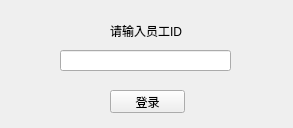
<?xml version="1.0" encoding="UTF-8"?>
<ui version="4.0">
 <class>login</class>
 <widget class="QWidget" name="login">
  <property name="geometry">
   <rect>
    <x>0</x>
    <y>0</y>
    <width>293</width>
    <height>128</height>
   </rect>
  </property>
  <property name="windowTitle">
   <string>Form</string>
  </property>
  <widget class="QLabel" name="label">
   <property name="geometry">
    <rect>
     <x>110</x>
     <y>20</y>
     <width>91</width>
     <height>21</height>
    </rect>
   </property>
   <property name="text">
    <string>请输入员工ID</string>
   </property>
  </widget>
  <widget class="QLineEdit" name="lineEdit">
   <property name="geometry">
    <rect>
     <x>60</x>
     <y>50</y>
     <width>171</width>
     <height>21</height>
    </rect>
   </property>
  </widget>
  <widget class="QPushButton" name="pushButton">
   <property name="geometry">
    <rect>
     <x>110</x>
     <y>90</y>
     <width>75</width>
     <height>23</height>
    </rect>
   </property>
   <property name="text">
    <string>登录</string>
   </property>
  </widget>
 </widget>
 <resources/>
 <connections/>
</ui>
